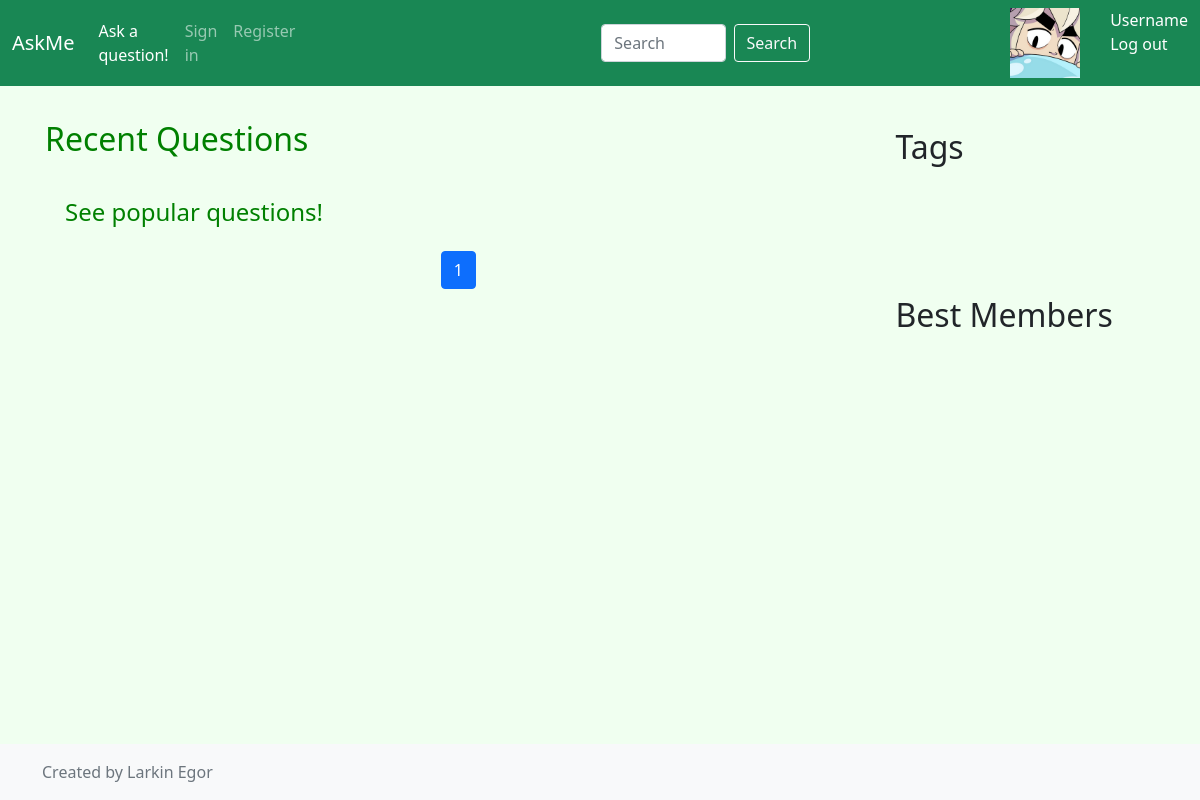
/questions/recent/, run on an earlier commit of the app's database.
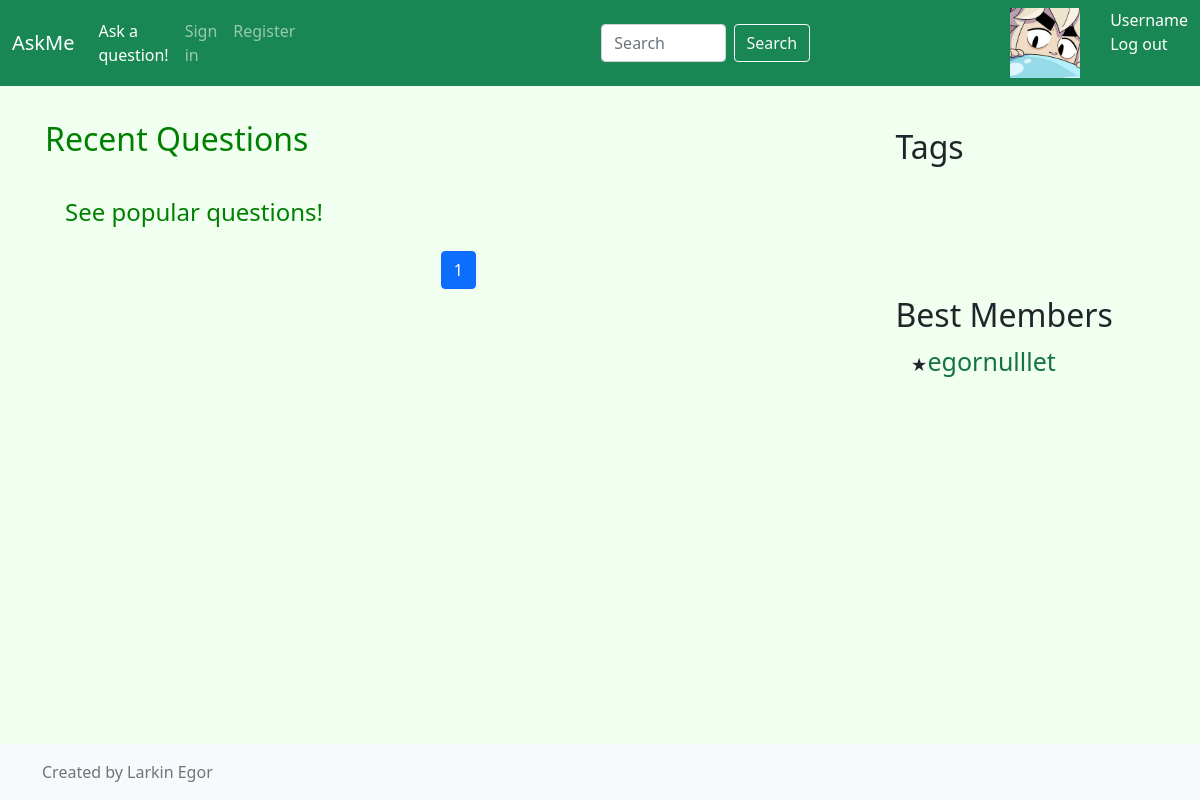
And on a later commit of the database.
### app/models.py (models this page shows, shortened)
class Profile(models.Model):
    objects = ProfileManager()
    user = models.OneToOneField(User, null=True, related_name='profile_related', on_delete=models.CASCADE)
    avatar = models.ImageField(null=True, blank=True, upload_to='profiles/avatars/')
    reg_date = models.DateField(auto_now=True)
    def get_username(self):
        return self.user.username

### app/views.py (the view)
# urls.py: path('questions/recent/', views.recent, name='recent'),
def recent(request):
    return render(request, 'questions_recent.html', create_content(models.Question.
                                                                   objects.get_recent_questions(), request))

### app/models.py (called while the page is built)
    def get_recent_questions(self):
        return self.all().order_by('-date')

    def get_hot_tags(self):
        return self.all().annotate(count=Count('questions')).order_by('-count')[:9]

    def get_top_users(self):
        return self.all().annotate(rating=0.3 * Count('answer') + Count(
            Case(When(answer__solution=True))) + 0.1 * Count('question')).order_by('-rating')[:10]

### app/views.py (called while the page is built)
def pagination(objects, request):
    paginator = Paginator(objects, PAGINATION_SIZE)
    page_number = request.GET.get('page')
    page = paginator.get_page(page_number)
    return page

def create_content_right():
    content = {
               "tags": models.Tag.objects.get_hot_tags(),
               "users": models.Profile.objects.get_top_users()
               }
    return content

def create_content(objects, request):
    page = pagination(objects, request)
    content = create_content_right()
    content["content"] = page
    return content

### templates/questions_recent.html (shortened to what this page needs)
{% extends 'inc/base.html' %}
{% load static %}
{% block content %}
    <h2 class="header-green"> Recent Questions </h2>
    <h4 class="header-green hot_recent_link"><a href="{% url 'hot' %}">See popular questions!</a></h4>
    {% include 'inc/paginator.html' %}
{% endblock content %}

### templates/inc/best_tags_members.html (shortened to what this page needs)
{% load static %}
<h2 class="mt-5"> Tags </h2>
    <div>
        <h2 class="members"> Best Members </h2>
        <ul class="members_list">
        {% for user in users %}
            <li><a class="members_list_item" href="{% url "profile" user.id %}"> {{user.get_username}}</a></li>
        {% endfor %}
        </ul>
    </div>

What changed in the data, as far as the page shows it:
added Profile: get_username "egornulllet"
